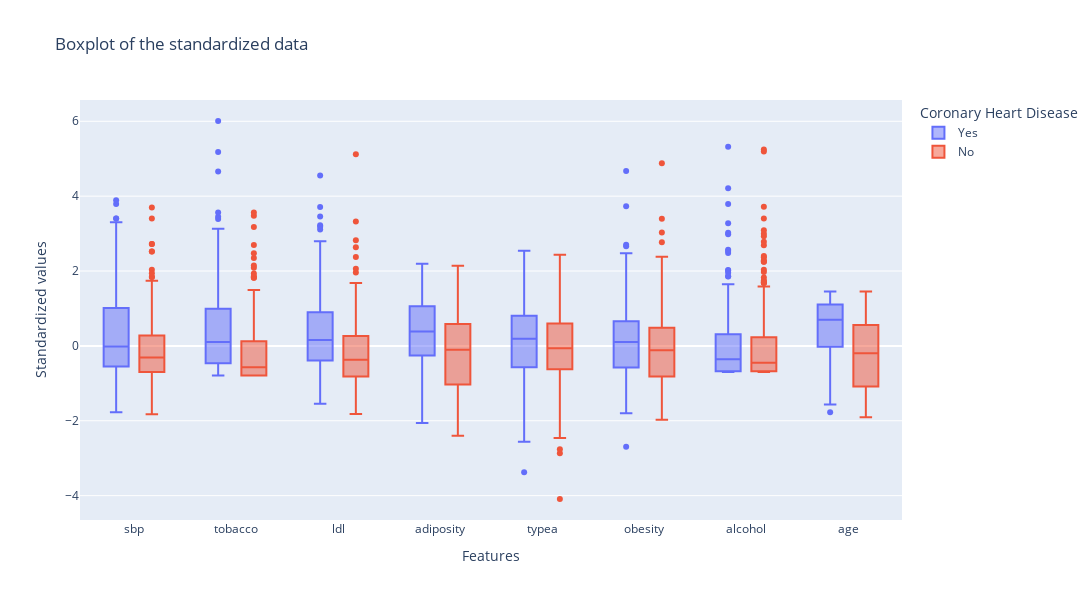

Source (notebook cell):
### Code cell
#Boxplot of the standardized data
features = ['sbp', 'tobacco', 'ldl', 'adiposity', 'typea', 'obesity', 'alcohol', 'age']
fig = px.box(df_clean_std[features], title="Boxplot of the standardized data", labels={'variable':'Features', 'value':'Standardized values', 'color':'Coronary Heart Disease', 1:'yes', 0:'no'}, color=df_clean['chd'], width=1200, height=600)

fig.show()

### Figure 1 — Plotly figure (JSON) as saved in the notebook; plotly's stock layout.template omitted (floating-point values rounded to 4 significant figures; data arrays with more than 128 entries replaced by an {"elided": "..."} marker saying what was removed)
{"data": [{"alignmentgroup": "True", "hovertemplate": "Coronary Heart Disease=Yes<br>Features=%{x}<br>Standardized values=%{y}<extra></extra>", "legendgroup": "Yes", "marker": {"color": "#636efa"}, "name": "Yes", "notched": false, "offsetgroup": "Yes", "orientation": "v", "showlegend": true, "type": "box", "x": {"elided": "1280 str values"}, "x0": " ", "xaxis": "x", "y": {"elided": "1280 float values"}, "y0": " ", "yaxis": "y"}, {"alignmentgroup": "True", "hovertemplate": "Coronary Heart Disease=No<br>Features=%{x}<br>Standardized values=%{y}<extra></extra>", "legendgroup": "No", "marker": {"color": "#EF553B"}, "name": "No", "notched": false, "offsetgroup": "No", "orientation": "v", "showlegend": true, "type": "box", "x": {"elided": "2416 str values"}, "x0": " ", "xaxis": "x", "y": {"elided": "2416 float values"}, "y0": " ", "yaxis": "y"}], "layout": {"boxmode": "group", "height": 600, "legend": {"title": {"text": "Coronary Heart Disease"}, "tracegroupgap": 0}, "title": {"text": "Boxplot of the standardized data"}, "width": 1200, "xaxis": {"anchor": "y", "domain": [0, 1], "title": {"text": "Features"}}, "yaxis": {"anchor": "x", "domain": [0, 1], "title": {"text": "Standardized values"}}}}
